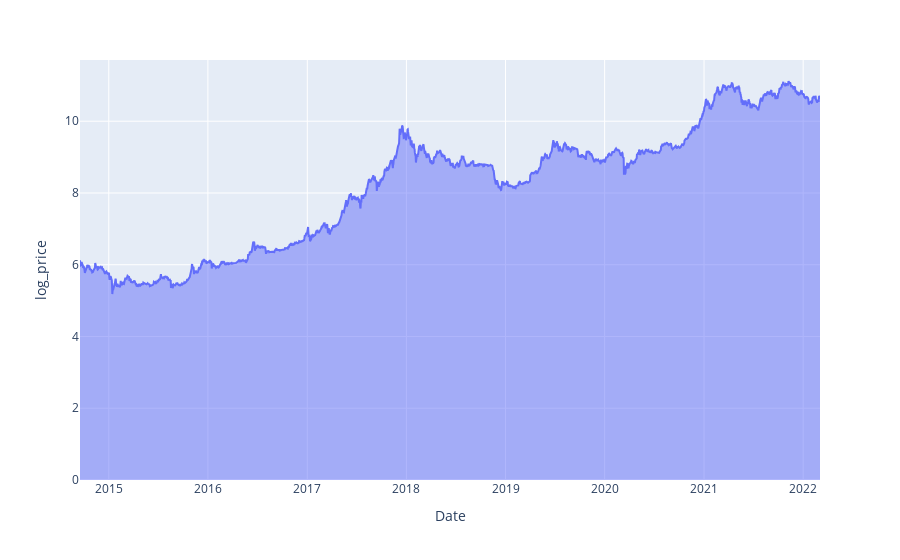

Write notebook code for a chart like this one.
### Code cell
# Taking the logs
btc['log_price'] = np.log(btc["Adj Close"])

px.area(btc,
        x=btc.index,
        y='log_price')

### Figure 1 — Plotly figure (JSON) as saved in the notebook; plotly's stock layout.template omitted (floating-point values rounded to 4 significant figures; data arrays with more than 128 entries replaced by an {"elided": "..."} marker saying what was removed)
{"data": [{"hovertemplate": "Date=%{x}<br>log_price=%{y}<extra></extra>", "legendgroup": "", "line": {"color": "#636efa"}, "marker": {"symbol": "circle"}, "mode": "lines", "name": "", "orientation": "v", "showlegend": false, "stackgroup": "1", "type": "scatter", "x": {"elided": "2726 str values"}, "xaxis": "x", "y": {"elided": "2726 float values"}, "yaxis": "y"}], "layout": {"legend": {"tracegroupgap": 0}, "margin": {"t": 60}, "xaxis": {"anchor": "y", "domain": [0, 1], "title": {"text": "Date"}}, "yaxis": {"anchor": "x", "domain": [0, 1], "title": {"text": "log_price"}}}}
